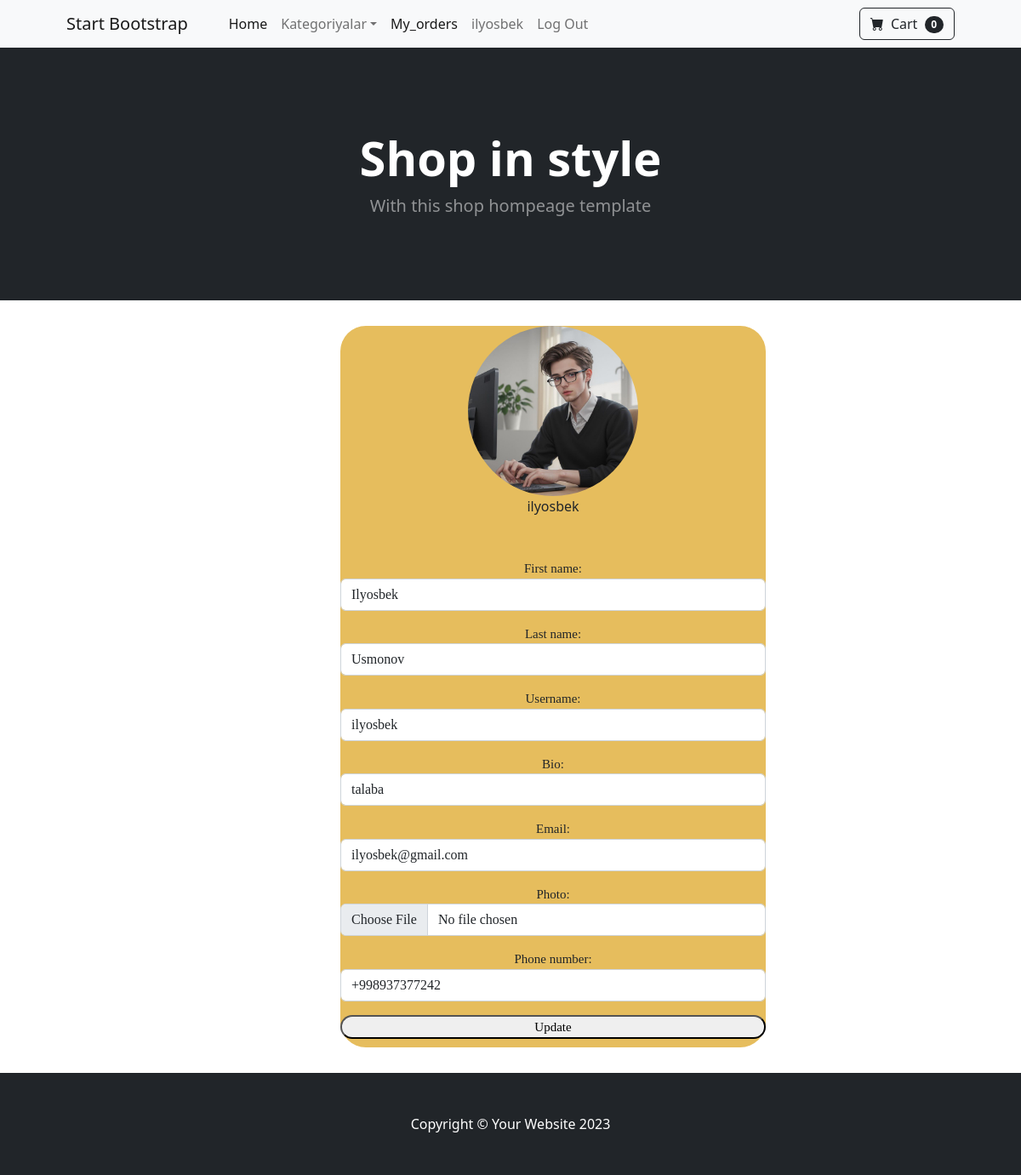
The app's page /student/profile_page/1/ (signed in), older data.
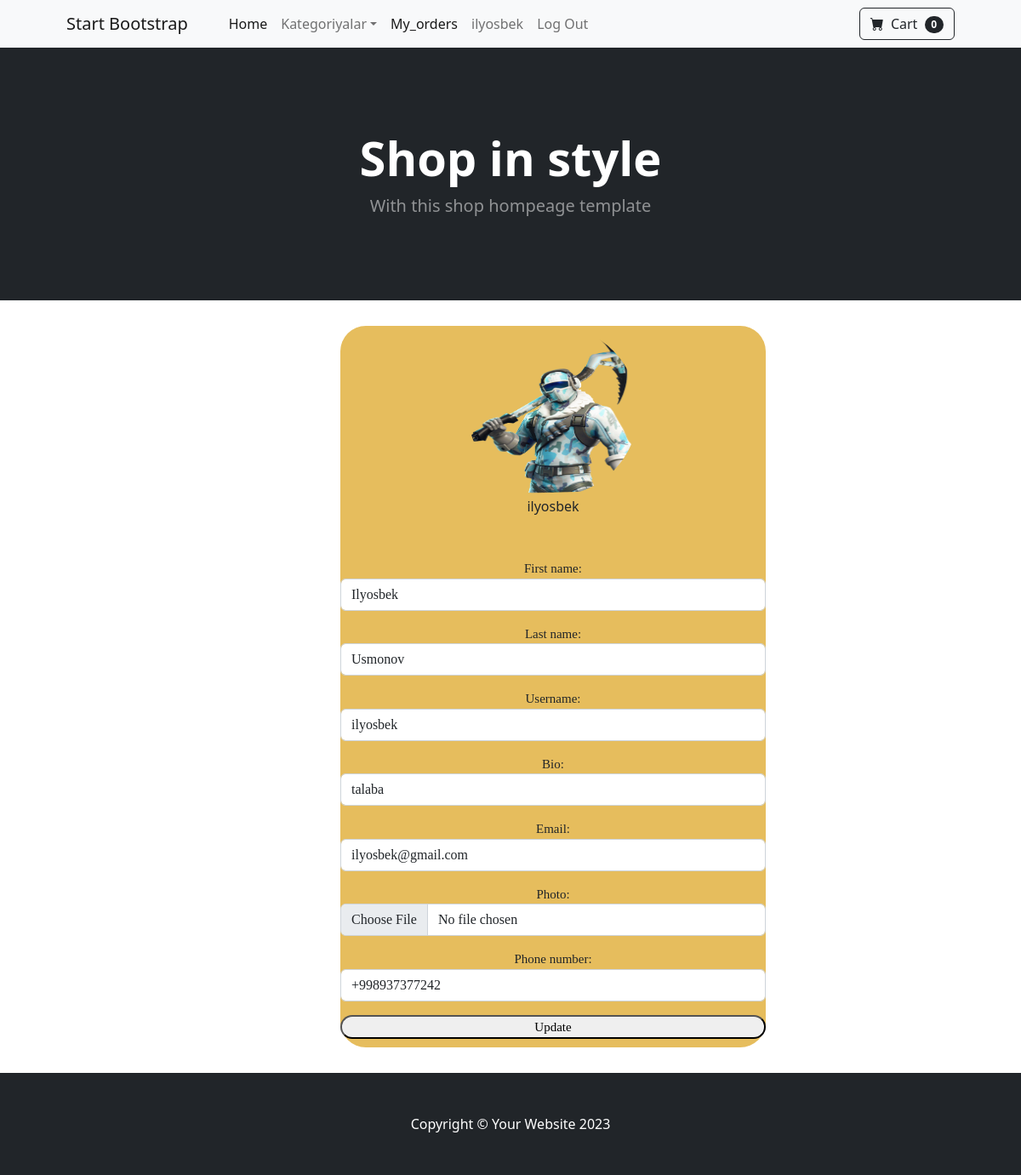
The same page, newer data.
### student/models.py (models this page shows, shortened)
class BaseModel(models.Model):
    created_ad=models.DateTimeField(auto_now_add=True)
    updated_ad=models.DateTimeField(auto_now=True)

class User(AbstractUser, BaseModel):
    USER_ROLES={
        (CUSTOMER,CUSTOMER),
        (EMPLOYEE,EMPLOYEE),
        (ADMIN, ADMIN)
    }
    phone_number=models.CharField(max_length=13, null=True, blank=True)
    bio=models.CharField(max_length=255, null=True, blank=True)
    user_role=models.CharField(max_length=25, choices=USER_ROLES, default=CUSTOMER)
    email=models.CharField(max_length=255, null=True, blank=True)
    photo=models.ImageField(upload_to='user_images/',null=True, blank=True, validators=[FileExtensionValidator(allowed_extensions=['jpeg', 'png', 'jpg'])])

### student/views.py (the view, shortened to what this page needs)
# urls.py: path('profile_page/<int:pk>/', views.Profile_view.as_view(), name='profile_page'),
class Profile_view(UpdateView):
        form_class=ProfileForm
        model=User
        template_name='student/profile_page.html'
        extra_content={
            'users':User.objects.all()
        }
        def get_object(self, queryset=None):
            return self.request.user

### student/forms.py (shortened to what this page needs)
class ProfileForm(forms.ModelForm):
    first_name=forms.CharField( widget=forms.TextInput(attrs={"class":"form-control"}))
    last_name=forms.CharField( widget=forms.TextInput(attrs={"class":"form-control"}))
    username=forms.CharField( widget=forms.TextInput(attrs={"class":"form-control"}))
    phone_number=forms.CharField( widget=forms.TextInput(attrs={"class":"form-control"}))
    photo=forms.ImageField( widget=forms.FileInput(attrs={"class":"form-control"}))
    bio=forms.CharField( widget=forms.TextInput(attrs={"class":"form-control"}))
    email=forms.EmailField( widget=forms.EmailInput(attrs={"class":"form-control"}))
    class Meta:
        model=User
        fields=('first_name', 'last_name', 'username', 'bio', 'email', 'photo','phone_number' )

### product/cart.py (called while the page is built)
    def __len__(self):
        return len(self.cart)

### product/context_processors.py (called while the page is built)
def categories(request):
    return { 'categories': Category.objects.all()}

def cart(request):
    return {'cart': Cart(request)}

### student/templates/student/profile_page.html (shortened to what this page needs)
{% extends 'base.html' %}
{% block content %}
{% load static %}
<div  style="text-align: center; margin-top: 30px; margin-bottom: 30px; width: 500px; margin-right: 400px; margin-left: 400px;
  border-radius: 30px ; background-color: rgb(230, 189, 93);">
    <img  style="border-radius: 100px; height: 200px; width: 200px;" src="{{user.photo.url}}" alt="user" />
    <br>
    <span >{{user.username}}</span>
    <form  style="margin-top: 50px; text-align: center; font-size: 15px; font-family: 'Times New Roman', Times, serif;" action="" method="post" enctype="multipart/form-data">
        {% for field in form %}
          {{field.label_tag}}
          <p>{{field}}</p>
        {% endfor %}
        <button style="border-radius: 50px; margin-bottom: 10px;" type="submit" class="btn-outline-primary w-100 " href=""> Update </button>
    </form>
</div>
{% endblock%}

### templates/base.html (shortened to what this page needs)
{% load static %}
<!DOCTYPE html>
<html lang="en">
    <head>
        <link href="https://cdn.jsdelivr.net/npm/bootstrap-icons@1.5.0/font/bootstrap-icons.css" rel="stylesheet" />
        <link href="{% static 'student/css/styles.css'%}" rel="stylesheet" />
    </head>
    <body >
        <nav class="navbar navbar-expand-lg navbar-light bg-light">
            <div class="container px-4 px-lg-5">
                <a class="navbar-brand" href="#!">Start Bootstrap</a>
                <div class="collapse navbar-collapse" id="navbarSupportedContent">
                    <ul class="navbar-nav me-auto mb-2 mb-lg-0 ms-lg-4">
                        <li class="nav-item"><a class="nav-link active" aria-current="page" href="{% url 'product:index' %}">Home</a></li>
                        <li class="nav-item dropdown">
                            <a class="nav-link dropdown-toggle" id="navbarDropdown" href="#" role="button" data-bs-toggle="dropdown" aria-expanded="false">Kategoriyalar</a>
                        </li>
                        {% if user.is_authenticated %}
                            <li class="nav-item"><a class="nav-link active" aria-current="page" href="{% url 'product:order_detail' user.id %}">My_orders</a></li>
                            <li class="nav-item"><a class="nav-link" href="{% url 'profile_page' user.id %}">{{user.username}}</a></li>
                            <li class="nav-item"><a class="nav-link" href="{% url 'logout_page'%}">Log Out</a></li>
                        {% else %}
                            <li class="nav-item"><a class="nav-link" href="{% url 'register_page'%}">Register</a></li>
                            <li class="nav-item"><a class="nav-link" href="{% url 'login_page'%}">Login</a></li>
                        {% endif %}
                    </ul>
                    <form class="d-flex">
                        <a href="{% url 'product:cart_summary' %}"  class="btn btn-outline-dark" type="submit" >
                            <i class="bi-cart-fill me-1"></i>
                            Cart
                            <span class="badge bg-dark text-white ms-1 rounded-pill">{{cart|length}}</span>
                        </a>
                    </form>
                </div>
            </div>
        </nav>
        <header class="bg-dark py-5">
            <div class="container px-4 px-lg-5 my-5">
                <div class="text-center text-white">
                    <h1 class="display-4 fw-bolder">Shop in style</h1>
                    <p class="lead fw-normal text-white-50 mb-0">With this shop hompeage template</p>
                </div>
            </div>
        </header>
        {% block content %}
        {% endblock %}
        <footer class="py-5 bg-dark">
            <div class="container"><p class="m-0 text-center text-white">Copyright &copy; Your Website 2023</p></div>
        </footer>
    </body>
</html>

Row changes from the older to the newer data that the page shows:
changed User "ilyosbek": photo: a different picture
